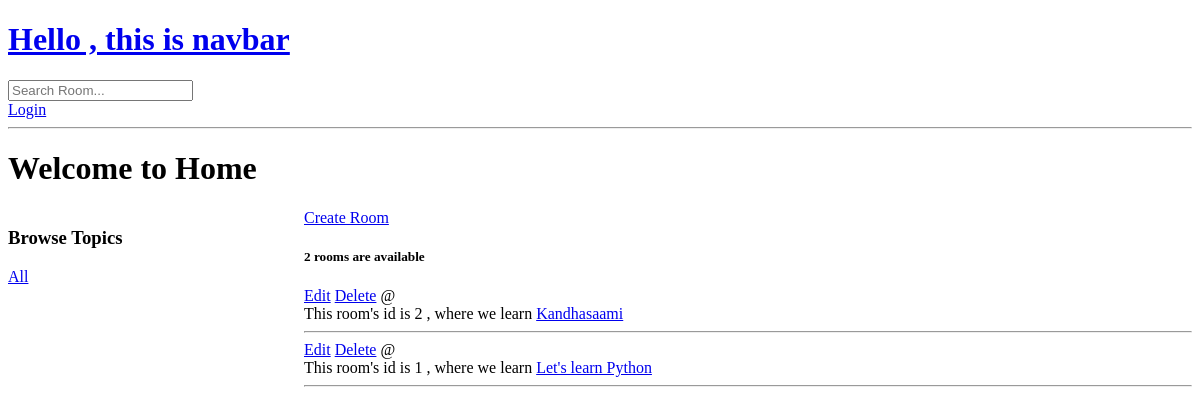
The app's page /, older data.
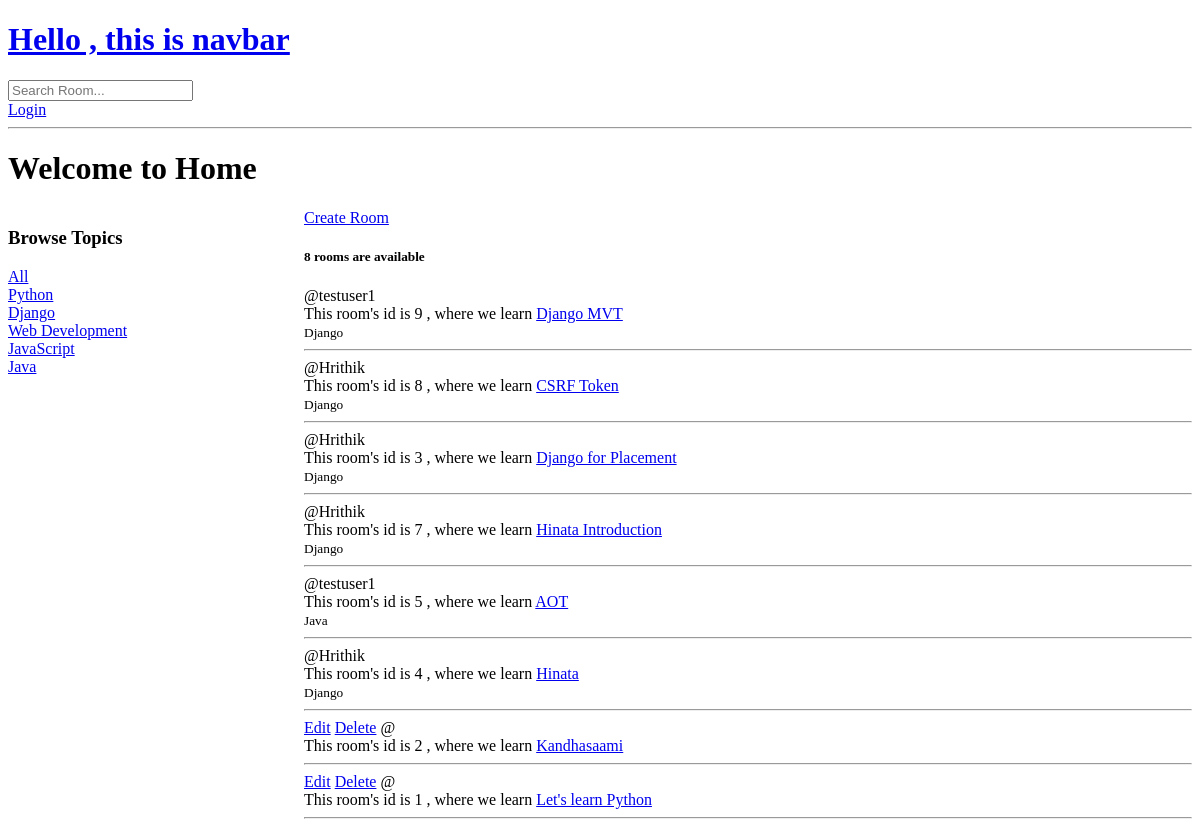
The same page, newer data.
### base/models.py (models this page shows, shortened)
class Room(models.Model):
    host = models.ForeignKey(User , on_delete=models.SET_NULL ,null=True)
    topic = models.ForeignKey(Topic , on_delete=models.SET_NULL,null=True)
    names = models.CharField(max_length=200)
    description = models.TextField(null=True , blank= True)
    updated = models.DateTimeField(auto_now = True)
    created = models.DateTimeField(auto_now_add = True )
    class Meta :
        ordering = ['-updated' , '-created']

class Topic(models.Model):
    name = models.CharField(max_length=200)

### base/views.py (the view)
# urls.py: path('' , views.home , name="home" ) ,
def home(request):
    q = request.GET.get('q') if request.GET.get('q') != None else ''
    rooms = Room.objects.filter(
        Q(topic__name__icontains=q) |
        Q(names__icontains=q) |
        Q(description__icontains=q)) # .get() , .filter() , .exclude()
    topics = Topic.objects.all()
    room_count = rooms.count()
    context = {'rooms': rooms , 'topics' : topics , 'room_count':room_count}
    return render(request ,'base/home.html', context  ) # pass in the context dictionary

### base/templates/base/home.html (shortened to what this page needs)
{% extends 'Main.html' %}
{%block content%}
<h1> Welcome to Home </h1>
<div class="home-container">
    <div>
        <h3>Browse Topics</h3>
        <div>
            <a href="{% url 'home' %}">All</a>
            {%for topic in topics%}
            <div>
                <a href="{% url 'home' %}?q={{topic.name}}">{{topic.name}}</a>
                <br>
            </div>
            {%endfor%}
        </div>
    </div>
    <div>
        <a href="{% url 'create-room' %}">Create Room</a>
        <h5> {{room_count}} rooms are available </h5>
        <div>
            {% for room in rooms %}
            <div>
                {% if request.user.id == room.host.id %}
                    <a href="{% url 'update-room' room.id %}">Edit</a>
                    <a href="{% url 'delete-room' room.id %}">Delete</a>
                {% endif %}
                <span>@{{room.host.username}}</span>
                <br>
                <a>This room's id is {{room.id}} , where we learn <a href="{% url 'room' room.id %}">{{room.names}}</a>
                <br>
                <small>{{room.topic.name}}</small>
                <hr>
            </div>
            {%endfor%}
        </div>
    </div>
</div>
{%endblock%}

### templates/Main.html (shortened to what this page needs)
<!DOCTYPE html>
<html lang="en">
<head>
</head>
<body>
    {%include 'navbar.html'%}
    {% block content %}
    {% endblock %}
</body>
</html>

### templates/navbar.html
<a href="/">
    <h1> Hello , this is navbar </h1>
</a>
<form method="'GET" action="{% url 'home' %}">
    <input type="text" name ='q' placeholder="Search Room..."/>
</form>
{% if request.user.is_authenticated %}
    <h3> Hello , Welcome back {{request.user}}</h3>
    <a href="{%url 'logout'%}">LogOut</a>
{% else %}
    <a href="{%url 'login'%}">Login</a>
{% endif %}
<hr>

### base/templates/base/home.html (style rules this page uses)
.home-container { display: grid; grid-template-columns: 1fr 3fr; }

Row changes from the older to the newer data that the page shows:
added Topic: name "Python"
added Topic: name "Django"
added Topic: name "Web Development"
added Topic: name "JavaScript"
added Topic: name "Java"
added Room: host.username "testuser1", id "9", names "Django MVT", topic.name "Django"
added Room: host.username "Hrithik", id "8", names "CSRF Token", topic.name "Django"
added Room: host.username "Hrithik", id "3", names "Django for Placement", topic.name "Django"
added Room: host.username "Hrithik", id "7", names "Hinata Introduction", topic.name "Django"
added Room: host.username "testuser1", id "5", names "AOT", topic.name "Java"
added Room: host.username "Hrithik", id "4", names "Hinata", topic.name "Django"
Text that changed along with them:
{{ room_count }}: "2" → "8"
